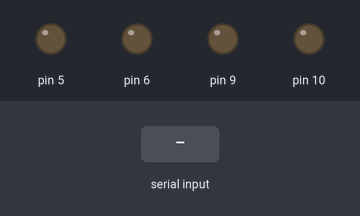
The sketch below on a simulated Arduino Uno, built with avr-gcc and run on an emulated ATmega328P. Parts: output pins drawn as LEDs (lit = HIGH). The inputs (shaded band) are chosen by the test bench.

Above: at 1.2 s.
1.3 s: "w" received over Serial
At 2.3 s:
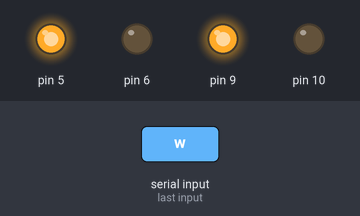
2.8 s: "s" received over Serial
At 3.4 s:
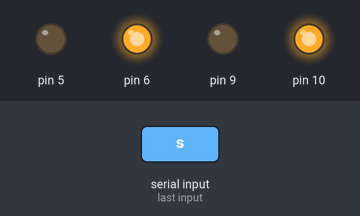
4.3 s: "d" received over Serial
At 4.6 s:
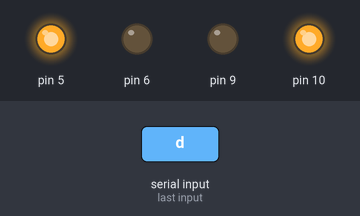
5.8 s: "a" received over Serial
At 6.9 s:
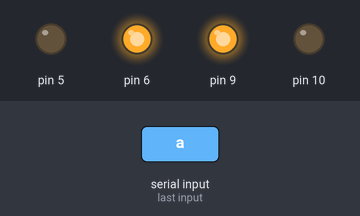
Timing chart, 0 to 8.3 s (numbered marks = the images above; inputs shaded):
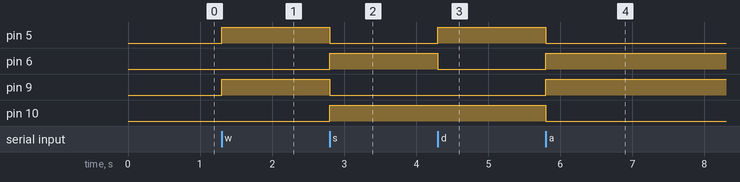

Measured:
- after the input at 1.3 s, pin 5, pin 9: LOW → HIGH at once
- after the input at 2.8 s, pin 5, pin 9: HIGH → LOW at once; pin 6, pin 10: LOW → HIGH at once
- after the input at 4.3 s, pin 5: LOW → HIGH at once; pin 6: HIGH → LOW at once
- after the input at 5.8 s, pin 5, pin 10: HIGH → LOW at once; pin 6, pin 9: LOW → HIGH at once

The sketch:

car.ino
```cpp
void setup()
{
  pinMode(5 , OUTPUT);
  pinMode(6 , OUTPUT);
  pinMode(9 , OUTPUT);
  pinMode(10, OUTPUT);

  Serial.begin(9600);
}


void loop() {
  // put your main code here, to run repeatedly:
  int input=0;
  while(Serial.available()>0)
  {
    input=Serial.read();
    switch(input)
    {
      case 'w':
        go();
        break;
      case 's':
        back();
        break;
      case 'd':
        left();
        break;
      case 'a':
        right();
        break;
      case ' ':
        sp();
        break;
    }
    }
}

void go()
{
  digitalWrite(5 , HIGH);
  digitalWrite(6 , LOW );
  digitalWrite(9 , HIGH);
  digitalWrite(10, LOW );
  }

void back()
{
  digitalWrite(5 , LOW );
  digitalWrite(6 , HIGH);
  digitalWrite(9 , LOW );
  digitalWrite(10, HIGH);
  }

void left()
{
  digitalWrite(5 , HIGH);
  digitalWrite(6 , LOW );
  digitalWrite(9 , LOW );
  digitalWrite(10, HIGH);
  }

void right()
{
  digitalWrite(5 , LOW );
  digitalWrite(6 , HIGH);
  digitalWrite(9 , HIGH);
  digitalWrite(10, LOW );
  }

void sp()
{
  digitalWrite(5 , LOW );
  digitalWrite(6 , LOW );
  digitalWrite(9 , LOW );
  digitalWrite(10, LOW );
  }
```
